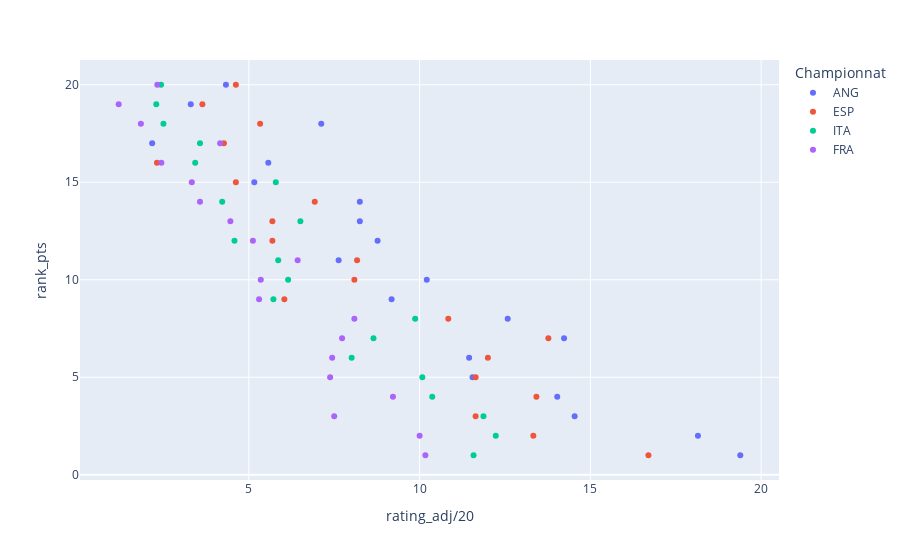

Write notebook code for a chart like this one.
### Code cell
px.scatter(result, x="rating_adj/20", y="rank_pts", color="Championnat", hover_name="Squad")

### Figure 1 — Plotly figure (JSON) as saved in the notebook; plotly's stock layout.template omitted (floating-point values rounded to 4 significant figures)
{"data": [{"hovertemplate": "<b>%{hovertext}</b><br><br>Championnat=ANG<br>rating_adj/20=%{x}<br>rank_pts=%{y}<extra></extra>", "hovertext": ["Manchester City", "Liverpool", "Chelsea", "West Ham", "Tottenham", "Leicester City", "Arsenal", "Manchester Utd", "Wolves", "Brighton", "Crystal Palace", "Brentford", "Aston Villa", "Newcastle Utd", "Burnley", "Everton", "Southampton", "Norwich City", "Watford", "Leeds United"], "legendgroup": "ANG", "marker": {"color": "#636efa", "symbol": "circle"}, "mode": "markers", "name": "ANG", "orientation": "v", "showlegend": true, "type": "scatter", "x": [19.39, 18.15, 14.54, 14.23, 14.03, 12.58, 11.55, 11.45, 10.21, 9.18, 8.77, 8.25, 8.25, 7.63, 7.12, 5.57, 5.16, 4.33, 3.3, 2.17], "xaxis": "x", "y": [1, 2, 3, 7, 4, 8, 5, 6, 10, 9, 12, 13, 14, 11, 18, 16, 15, 20, 19, 17], "yaxis": "y"}, {"hovertemplate": "<b>%{hovertext}</b><br><br>Championnat=ESP<br>rating_adj/20=%{x}<br>rank_pts=%{y}<extra></extra>", "hovertext": ["Real Madrid", "Villarreal", "Sevilla", "Barcelona", "Real Sociedad", "Betis", "Atlético Madrid", "Athletic Club", "Celta Vigo", "Osasuna", "Espanyol", "Valencia", "Elche", "Rayo Vallecano", "Granada", "Alavés", "Getafe", "Cádiz", "Levante", "Mallorca"], "legendgroup": "ESP", "marker": {"color": "#EF553B", "symbol": "circle"}, "mode": "markers", "name": "ESP", "orientation": "v", "showlegend": true, "type": "scatter", "x": [16.7, 13.77, 13.42, 13.33, 12, 11.64, 11.64, 10.84, 8.17, 8.09, 6.93, 6.04, 5.69, 5.69, 5.33, 4.62, 4.62, 4.27, 3.64, 2.31], "xaxis": "x", "y": [1, 7, 4, 2, 6, 5, 3, 8, 11, 10, 14, 9, 13, 12, 18, 20, 15, 17, 19, 16], "yaxis": "y"}, {"hovertemplate": "<b>%{hovertext}</b><br><br>Championnat=ITA<br>rating_adj/20=%{x}<br>rank_pts=%{y}<extra></extra>", "hovertext": ["Inter", "Napoli", "Milan", "Juventus", "Lazio", "Atalanta", "Fiorentina", "Roma", "Bologna", "Sassuolo", "Torino", "Sampdoria", "Hellas Verona", "Udinese", "Empoli", "Salernitana", "Spezia", "Cagliari", "Venezia", "Genoa"], "legendgroup": "ITA", "marker": {"color": "#00cc96", "symbol": "circle"}, "mode": "markers", "name": "ITA", "orientation": "v", "showlegend": true, "type": "scatter", "x": [12.23, 11.87, 11.58, 10.37, 10.08, 9.87, 8.65, 8.01, 6.51, 6.15, 5.86, 5.79, 5.72, 4.58, 4.22, 3.57, 3.43, 2.5, 2.43, 2.29], "xaxis": "x", "y": [2, 3, 1, 4, 5, 8, 7, 6, 13, 10, 11, 15, 9, 12, 14, 17, 16, 18, 20, 19], "yaxis": "y"}, {"hovertemplate": "<b>%{hovertext}</b><br><br>Championnat=FRA<br>rating_adj/20=%{x}<br>rank_pts=%{y}<extra></extra>", "hovertext": ["Paris S-G", "Marseille", "Rennes", "Lyon", "Lens", "Monaco", "Strasbourg", "Nice", "Brest", "Lille", "Nantes", "Reims", "Montpellier", "Clermont Foot", "Angers", "Troyes", "Lorient", "Bordeaux", "Saint-Étienne", "Metz"], "legendgroup": "FRA", "marker": {"color": "#ab63fa", "symbol": "circle"}, "mode": "markers", "name": "FRA", "orientation": "v", "showlegend": true, "type": "scatter", "x": [10.17, 10, 9.22, 8.09, 7.73, 7.5, 7.44, 7.38, 6.43, 5.35, 5.3, 5.12, 4.46, 4.16, 3.57, 3.33, 2.44, 2.32, 1.84, 1.19], "xaxis": "x", "y": [1, 2, 4, 8, 7, 3, 6, 5, 11, 10, 9, 12, 13, 17, 14, 15, 16, 20, 18, 19], "yaxis": "y"}], "layout": {"legend": {"title": {"text": "Championnat"}, "tracegroupgap": 0}, "margin": {"t": 60}, "xaxis": {"anchor": "y", "domain": [0, 1], "title": {"text": "rating_adj/20"}}, "yaxis": {"anchor": "x", "domain": [0, 1], "title": {"text": "rank_pts"}}}}
